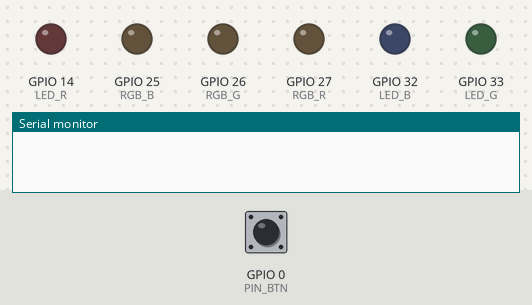
A sketch run on a simulated ESP32. Shown: output pins drawn as LEDs (lit = HIGH), the last lines printed to the serial monitor. The inputs (shaded band) are chosen by the test bench; at power-on: GPIO 0 (PIN_BTN) HIGH.

Above: at 1.2 s.
1.3 s: GPIO 0 (PIN_BTN) pulled LOW for 0.15 s
At 2.1 s:
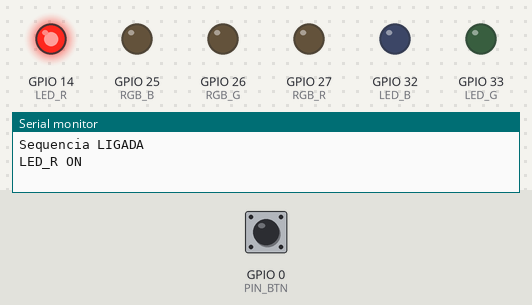
At 3.7 s:
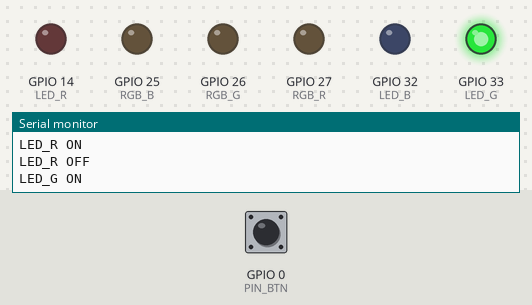
Timing chart, 0 to 16.2 s (numbered marks = the images above; inputs shaded):
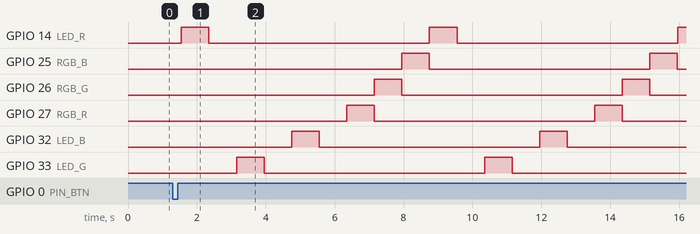

Measured:
- after the input at 1.3 s, GPIO 14 (LED_R): alternates HIGH for 0.80 s and LOW for 6.4 s, starting after 0.25 s; GPIO 25 (RGB_B): alternates HIGH for 0.80 s and LOW for 6.4 s, starting after 6.7 s

The sketch:

SistemaDeLED.ino
```cpp
#define LED_R 14
#define LED_G 33
#define LED_B 32

#define RGB_R 27
#define RGB_G 26
#define RGB_B 25

#define PIN_BTN 0

bool ligado = false;
bool ultimoEstadoBotao = HIGH;
unsigned long ultimoDebounce = 0;
const unsigned long debounceDelay = 50;

void setup() {
  Serial.begin(115200);

  pinMode(LED_R, OUTPUT);
  pinMode(LED_G, OUTPUT);
  pinMode(LED_B, OUTPUT);
  pinMode(RGB_R, OUTPUT);
  pinMode(RGB_G, OUTPUT);
  pinMode(RGB_B, OUTPUT);

  pinMode(PIN_BTN, INPUT_PULLUP);
}

void loop() {

  int leitura = digitalRead(PIN_BTN);
  if (leitura != ultimoEstadoBotao) {
    ultimoDebounce = millis();
    ultimoEstadoBotao = leitura;
  }

  if ((millis() - ultimoDebounce) > debounceDelay) {
    if (leitura == LOW) {
      ligado = !ligado;
      Serial.println(ligado ? "Sequencia LIGADA" : "Sequencia DESLIGADA");
      delay(200);
    }
  }

  if (ligado) {
    digitalWrite(LED_R, HIGH);
    Serial.println("LED_R ON");
    delay(800);
    digitalWrite(LED_R, LOW);
    Serial.println("LED_R OFF");
    delay(800);

    digitalWrite(LED_G, HIGH);
    Serial.println("LED_G ON");
    delay(800);
    digitalWrite(LED_G, LOW);
    Serial.println("LED_G OFF");
    delay(800);

    digitalWrite(LED_B, HIGH);
    Serial.println("LED_B ON");
    delay(800);
    digitalWrite(LED_B, LOW);
    Serial.println("LED_B OFF");
    delay(800);

    digitalWrite(RGB_R, HIGH);
    Serial.println("RGB_R ON");
    delay(800);
    digitalWrite(RGB_R, LOW);
    Serial.println("RGB_R OFF");

    digitalWrite(RGB_G, HIGH);
    Serial.println("RGB_G ON");
    delay(800);
    digitalWrite(RGB_G, LOW);
    Serial.println("RGB_G OFF");

    digitalWrite(RGB_B, HIGH);
    Serial.println("RGB_B ON");
    delay(800);
    digitalWrite(RGB_B, LOW);
    Serial.println("RGB_B OFF");
  }
}
```
